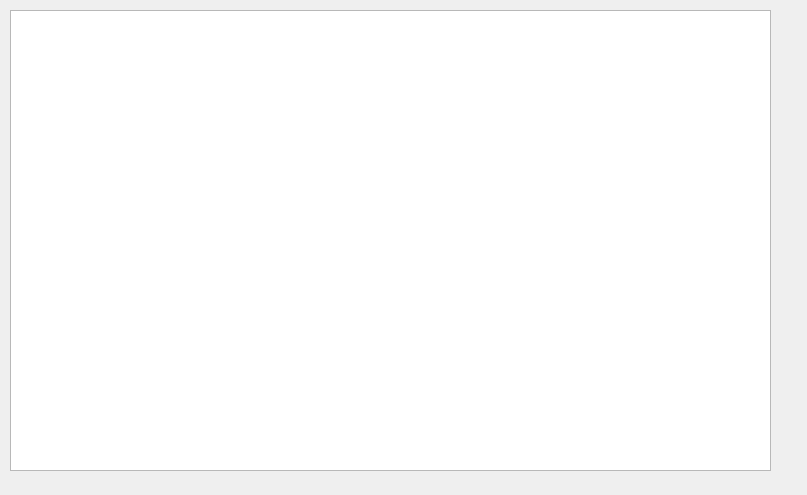
<?xml version="1.0" encoding="UTF-8"?>
<ui version="4.0">
 <class>UserWindow</class>
 <widget class="QWidget" name="UserWindow">
  <property name="windowModality">
   <enum>Qt::NonModal</enum>
  </property>
  <property name="geometry">
   <rect>
    <x>0</x>
    <y>0</y>
    <width>807</width>
    <height>495</height>
   </rect>
  </property>
  <property name="windowTitle">
   <string>Ranking</string>
  </property>
  <widget class="QTableWidget" name="tableWidget">
   <property name="geometry">
    <rect>
     <x>10</x>
     <y>10</y>
     <width>761</width>
     <height>461</height>
    </rect>
   </property>
   <property name="sortingEnabled">
    <bool>true</bool>
   </property>
  </widget>
 </widget>
 <resources/>
 <connections/>
</ui>
